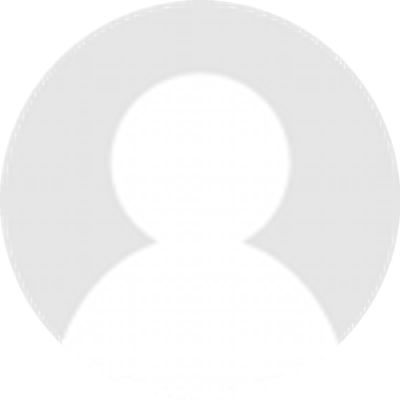
#> input picture photos/default.png, 400 x 400 px
$ python -i convert_image.py   (imports and definitions only)   (older library calls are emulated)
#> lines starting #> are read from the running program, lines starting #| are printed output that depends on the picture; after the words box and inside, x2 and y2 are one past the last pixel; in counts of white or black regions, pixels touching at a corner belong together
from PIL import Image, ImageChops, ImageDraw

def convert(input_image, output_image):
#> called with input_image = 'photos/default.png', output_image = 'out.png'
    im = Image.open(input_image).convert('RGBA')
#> im is the input picture: PIL image 400x400 RGBA; mean R, G, B, A 200.4, 200.4, 200.4, 199.6
    width, height = im.size
#> width = 400; height = 400

    x = abs(width - height) / 2
#> x = 0
    if width > height:
        im = im.crop((x, 0, width - x, height))
    else:
        im = im.crop((0, x, width, height - x))
    im = im.resize((400, 400))

    bigsize = (im.size[0] * 3, im.size[1] * 3)
#> bigsize = (1200, 1200)
    mask = Image.new('L', bigsize, 0)
#> mask: PIL image 1200x1200 L; every value is 0
    ImageDraw.Draw(mask).ellipse((0, 0) + bigsize, fill=255)
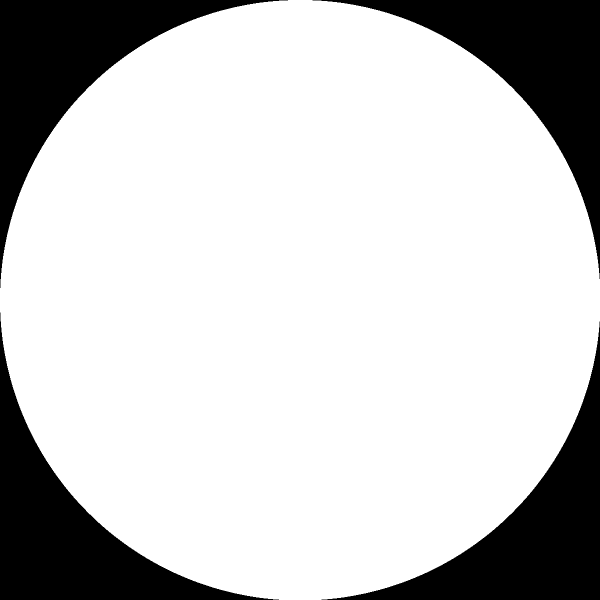
#> mask: PIL image 1200x1200 L (shown at 1/2 size); 78.6% white; 4 black regions, box (x1, y1, x2, y2) and area: (0, 0, 576, 576) 77436, (625, 0, 1200, 558) 76860, (0, 625, 558, 1200) 76860, (643, 643, 1200, 1200) 76285
    mask = mask.resize(im.size, Image.ANTIALIAS)
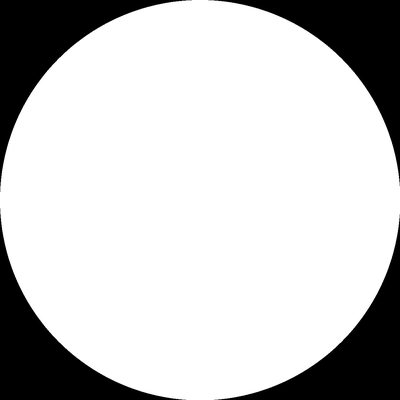
#> mask: PIL image 400x400 L; min 0, max 255, mean 200.6
    mask = ImageChops.darker(mask, im.split()[-1])
    im.putalpha(mask)
    im.save(output_image)

>>> result = convert('photos/default.png', 'out.png')
